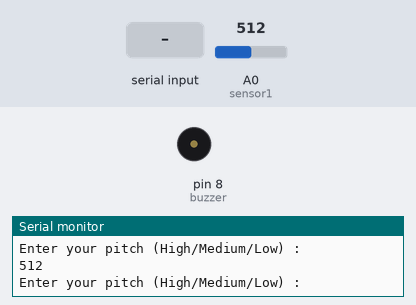
Recording of a sketch running on a simulated Arduino Uno, built with avr-gcc and run on an emulated ATmega328P. On the bench: buzzer (waves = sounding), the last lines printed to the serial monitor. The inputs (shaded band) are chosen by the test bench; at power-on: A0 (sensor1) = 512.

Above: at 1.2 s.
1.3 s: "Medium\n" received over Serial
At 2.1 s:
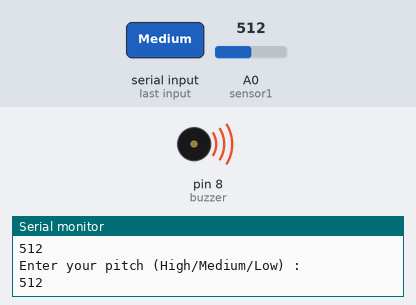
5.8 s: "High\n" received over Serial
At 6.6 s:
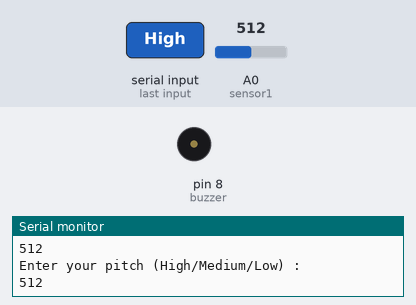
8.8 s: A0 (sensor1) set to 110
11.8 s: "Low\n" received over Serial
At 12.6 s:
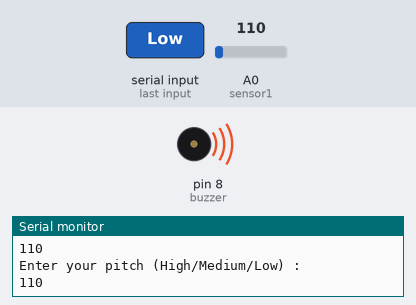
Timing chart, 0 to 14.8 s (numbered marks = the images above; inputs shaded):
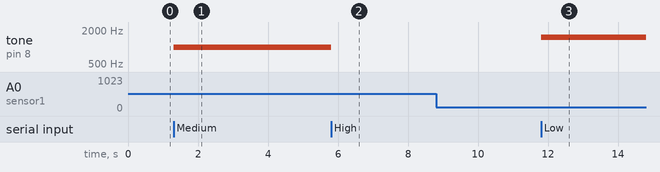

The sketch:

sketch.ino
```cpp
int sensor1 = A0;
int buzzer = 8;
String msg1 = "Enter your pitch (High/Medium/Low) : ";
String msg2 = "Byee!!";
String msg3 = "Invalid input. Please try again";
bool running = true;

void setup()
{
  pinMode(buzzer, OUTPUT);
  pinMode(sensor1, INPUT);
  Serial.begin(9600);
}

void loop()
{
  int calc = analogRead(sensor1);
  //Serial.println(calc);

  if(running){
    int calc = analogRead(sensor1);
    Serial.println(calc);
  }
  if (!running){
    return;
  }

   if (calc > 100){
      Serial.println(msg1);
    }

  while (Serial.available() == 0){
    Serial.println(msg1);
    int calc = analogRead(sensor1);
    Serial.println(calc);
  }

  String choice = Serial.readStringUntil('\n');

  if(choice == "High"){
      tone(buzzer, 700);
      noTone(buzzer);
      delay(1000);
      }
  else if(choice == "Medium"){
      tone(buzzer, 1000);
      delay(1000);
      }
  else if(choice == "Low"){
      tone(buzzer, 1500);
      delay(1000);
      }
  else if(choice == "Off"){
      delay(1000);
      noTone(buzzer);
      Serial.println(msg2);
      return;
      }
  else{
        Serial.println(msg3);
        noTone(buzzer);
      }

  delay(1000);
}
```

Measured:
- after the input at 1.3 s, tone on pin 8 (buzzer): silent → 1000 Hz at once
- after the input at 5.8 s, tone on pin 8 (buzzer): 1000 Hz → silent at once
- after the input at 11.8 s, tone on pin 8 (buzzer): silent → 1500 Hz at once
